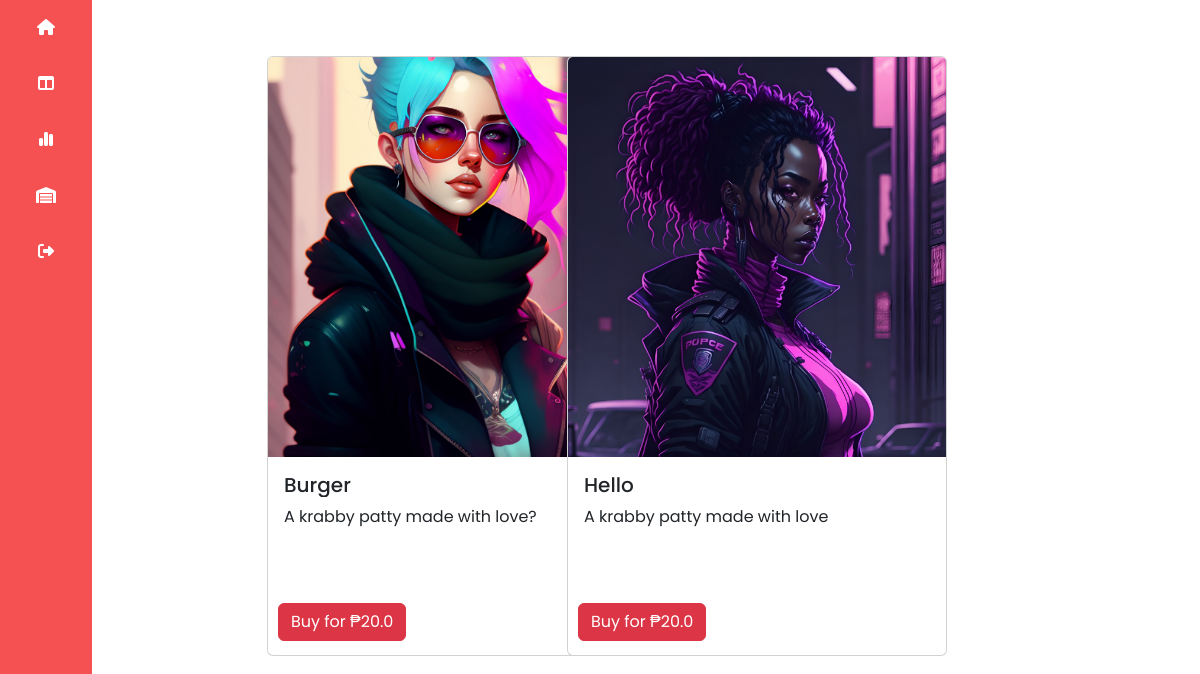
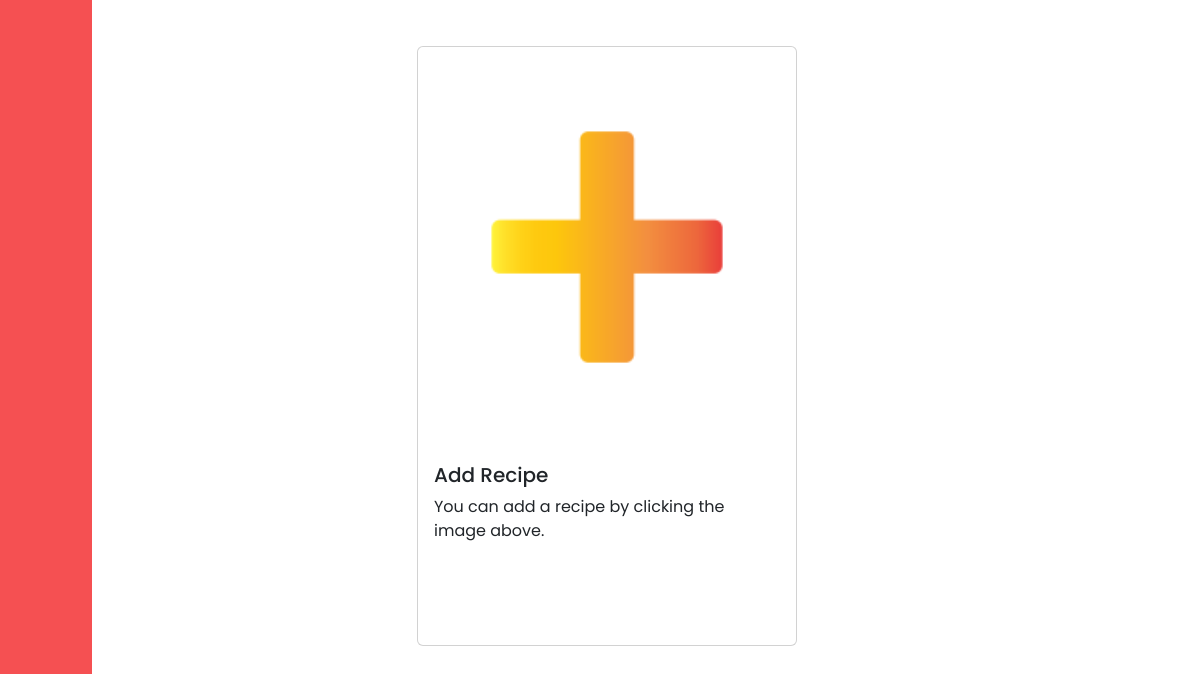
Page /recipes/ (signed in) on the earlier database version (2 pictures, top to bottom).
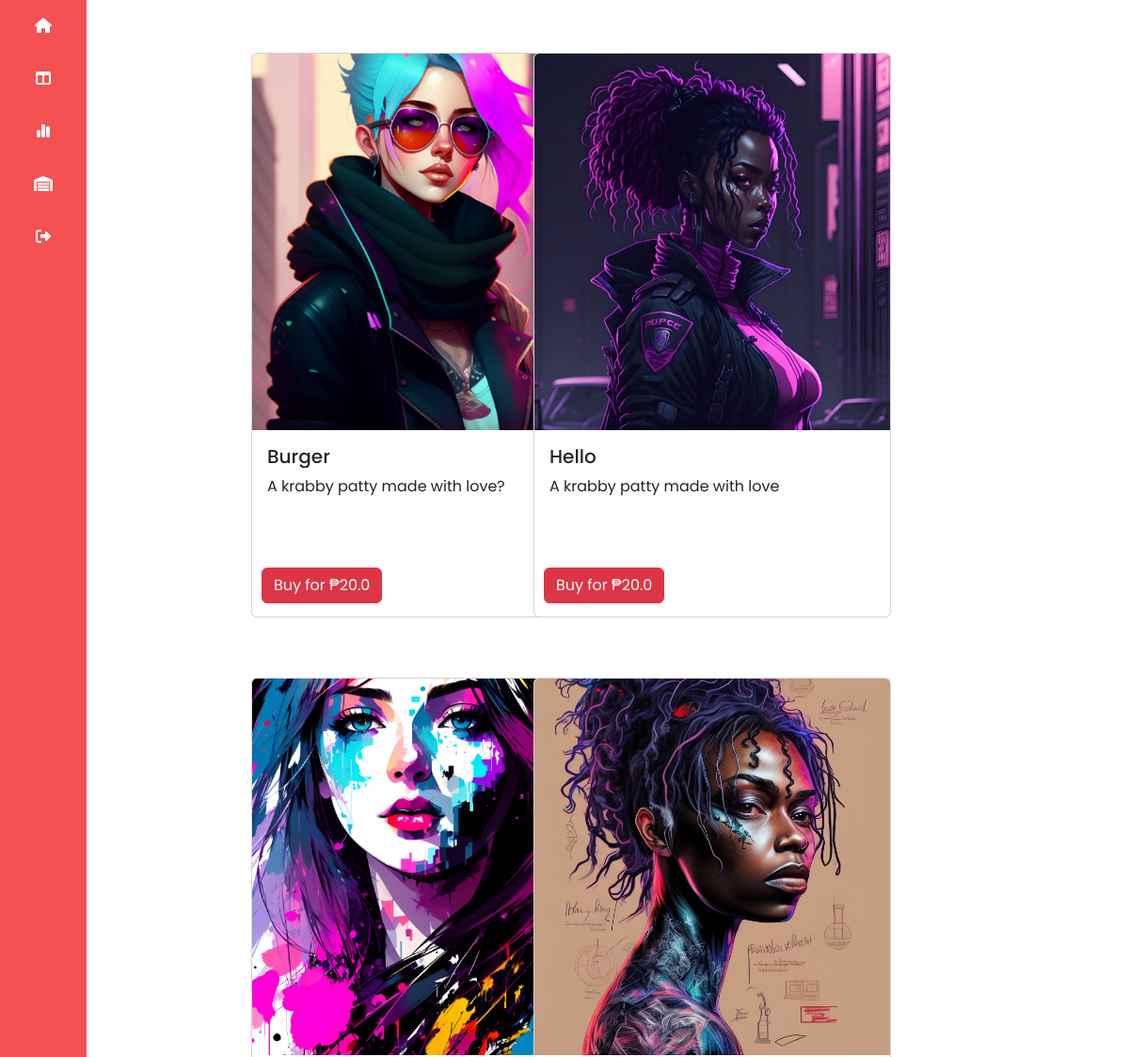
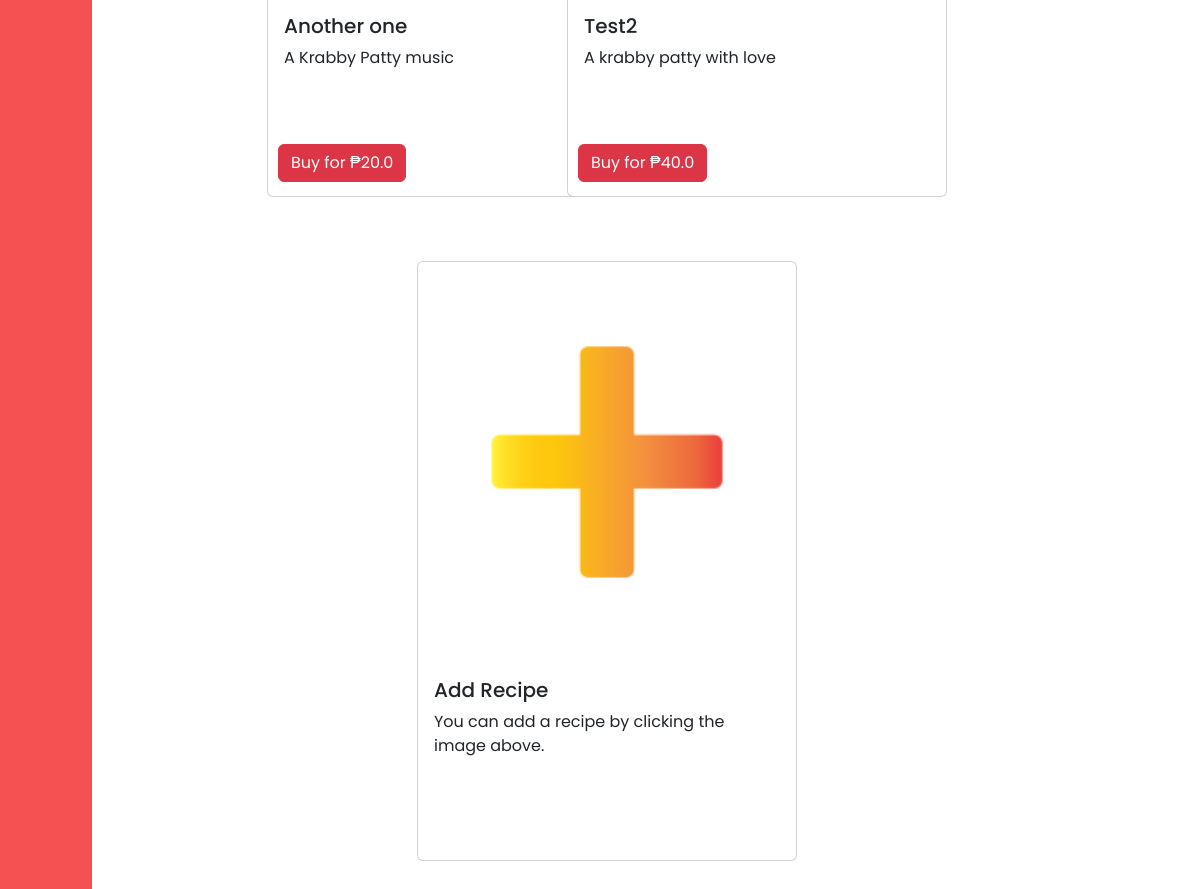
Same page on the later database version (2 pictures, top to bottom).
### main.py (models this page shows)
class menuItem(db.Model):
    __tablename__ = 'menu_item'
    id = db.Column(db.Integer, primary_key=True, autoincrement=True)
    name = db.Column(db.String(32), unique=False, nullable=False)
    desc = db.Column(db.String(138), unique=False, nullable=False)
    cost = db.Column(db.Float(20), nullable=False)

class Image(db.Model):
    __tablename__ = 'image'
    id = db.Column(db.Integer, primary_key=True, autoincrement=True)
    menu_item_id = db.Column(db.Integer, db.ForeignKey(
        'menu_item.id'), nullable=False)
    path = db.Column(db.String(250), nullable=False)
    instructions = db.Column(db.String(1500), nullable=False)

### main.py (the view)
@app.route('/recipes/', methods=['GET', 'POST'])
@login_required
def recipes():
    menus = menuItem.query.all()
    imgs = Image.query.all()
    return render_template("recipes.html", menu=menus, img=imgs, zip=zip, image_path=IMAGE_FOLDER)

### main.py (called while the page is built)
@login_manager.user_loader
def load_user(user_id):
    return Users.query.get(int(user_id))

### templates/recipes.html (shortened to what this page needs)
<!DOCTYPE html>
<html lang="en">
<head>
    <link href="https://cdn.jsdelivr.net/npm/bootstrap@5.3.0-alpha3/dist/css/bootstrap.min.css" rel="stylesheet"
>
    <link href="/static/css/style.css" rel="stylesheet">
</head>
<body>
    <div class="container-fluid" id="wrapper">
        <div class="row">
            <div class="col-lg-auto col-md-auto sticky-top" style="background-color: #f55052;">
                <div class="d-flex flex-sm-column flex-row flex-nowrap  align-items-center sticky-top">
                    <ul
                        class="nav nav-pills nav-flush flex-sm-column flex-row flex-nowrap mb-auto mx-auto text-center justify-content-between w-100 px-3 align-items-center">
                        <li class="nav-item">
                            <a href="{{ url_for('home') }}" class="nav-link py-3 px-2 hovertext" data-hover="Home"
                                title="" data-bs-toggle="tooltip" data-bs-placement="right"
                                data-bs-original-title="Home">
                                <i class="fa-solid fa-house" style="color:white;"></i>
                            </a>
                        </li>
                        <li>
                            <a href="{{ url_for('dashboard') }}" class="nav-link py-3 px-2 hovertext"
                                data-hover="Dashboard" title="" data-bs-toggle="tooltip" data-bs-placement="right"
                                data-bs-original-title="Dashboard">
                                <i class="fa-solid fa-table-columns" style="color:white;"></i>
                            </a>
                        </li>
                        <li>
                            <a href="{{ url_for('graphs') }}" class="nav-link py-3 px-2 hovertext" data-hover="Graphs"
                                data-bs-toggle="tooltip" data-bs-placement="right" data-bs-original-title="Graphs">
                                <i class="fa-solid fa-chart-simple" style="color:white;"></i>
                            </a>
                        </li>
                        <li>
                            <a href="{{ url_for('inventory') }}" class="nav-link py-3 px-2 hovertext"
                                data-hover="Inventory" title="" data-bs-toggle="tooltip" data-bs-placement="right"
                                data-bs-original-title="Products">
                                <i class="fa-solid fa-warehouse" style="color:white;"></i>
                            </a>
                        </li>
                        <li>
                            <a href="{{ url_for('logout') }}" class="nav-link py-3 px-2 hovertext" data-hover="Sign-out"
                                title="" data-bs-toggle="tooltip" data-bs-placement="right"
                                data-bs-original-title="Sign-out">
                                <i class="fa-solid fa-right-from-bracket" style="color:white;"></i>
                            </a>
                        </li>
                    </ul>
                </div>
            </div>
            <div class="col-lg-9 col-md-9 p-3 min-vh-100">
                <div class="row row-cols-1 row-cols-md-2 row-cols-lg-3 g-4 justify-content-center"
                    style="padding: 20px 250px 0 0">
                    {% for m, i in zip(menu, img) %}
                    <div class="col-md-6 col-lg-4 col-sm-12" style="padding: 20px 150px 20px 150px;">
                        <div class="card custom-card">
                            <a href="{{ url_for('item', num=m.id) }}">
                                <img src="/static/{{ i.path }}" class="card-img-top card-img-height recipe-img-hover"
                                    alt="Recipes">
                            </a>
                            <div class="card-body">
                                <h5 class="card-title custom-title-truncate ">{{ m.name }}</h5>
                                <p class="card-text custom-truncate">{{ m.desc }}</p>
                                <button data-bs-toggle="modal" style="cursor: pointer;" data-bs-target="#popup"
                                    class="btn-position my-1 mx-auto btn btn-danger"
                                    onclick="showPopup('{{m.name}}')">Buy
                                    for ₱{{ m.cost}}</button>
                            </div>
                        </div>
                    </div>
                    {% endfor %}
                    <div class="col-md-6 col-lg-4 col-sm-12" style="padding: 20px 150px  20px 150px;">
                        <div class="card custom-card">
                            <a href=" {{ url_for('create') }}">
                                <img src="/static/images/plus.png" class="card-img-top card-img-height recipe-img-hover"
                                    alt="Recipes">
                            </a>
                            <div class="card-body">
                                <h5 class="card-title custom-title-truncate">Add Recipe</h5>
                                <p class="card-text custom-truncate">You can add a recipe by clicking the image above.
                                </p>
                            </div>
                        </div>
                    </div>
                </div>
            </div>
        </div>
    </div>
</body>
</html>

### static/css/style.css (style rules this page uses)
a { text-decoration: none; }
body { font-family: 'Poppins', sans-serif; }
.card-img-height { height: 400px; object-fit: cover; }
.custom-card { height: 600px; width: 380px; }
.custom-truncate { display: -webkit-box; -webkit-line-clamp: 3; -webkit-box-orient: vertical; overflow: hidden; }
.custom-title-truncate { display: -webkit-box; -webkit-line-clamp: 1; -webkit-box-orient: vertical; overflow: hidden; }
.btn-position { position: absolute; bottom: 10px; left: 10px; }
.hovertext { position: relative; }
.hovertext:before { content: attr(data-hover); visibility: hidden; opacity: 0; width: 140px; background-color: black; color: #fff; text-align: center; border-radius: 5px; padding: 5px 0; transition: opacity 1s ease-in-out; position: absolute; z-index: 1; left: 0; top: 110%; }

Differences in the rows shown:
added menuItem: path (picture), name "Another one", desc "A Krabby Patty music", cost "20.0"
added menuItem: path (picture), name "Test2", desc "A krabby patty with love", cost "40.0"
